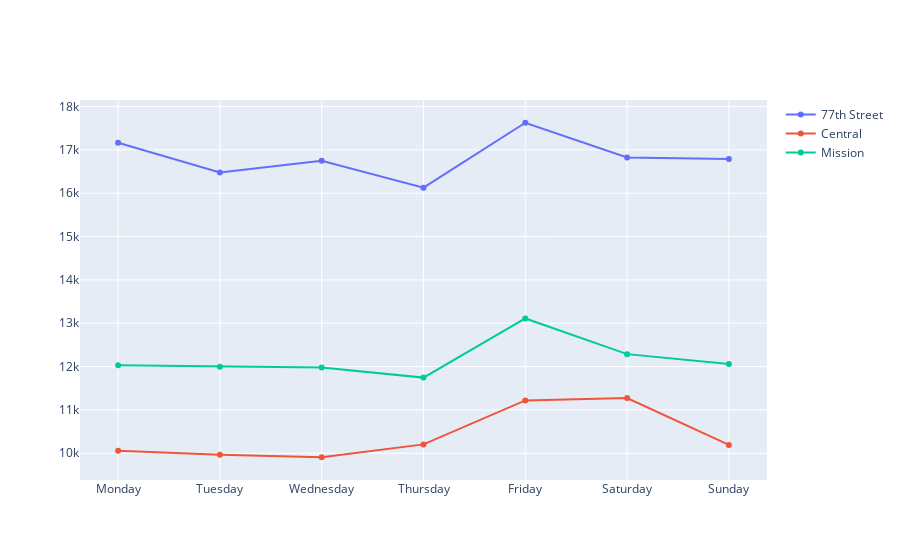

Notebook code for this chart:
### Code cell
#построить линейный график для трех любых районов

streets = ['77th Street','Central','Mission']
data_streets = []

for street in streets:
    trace0 = go.Scatter(
        x=df2.columns,y=df2.loc[street],name=street)
    data_streets.append(trace0)
    
fig = go.Figure(data = data_streets)
offline.iplot(fig, show_link=False)

### Figure 1 — Plotly figure (JSON) as saved in the notebook; plotly's stock layout.template omitted (floating-point values rounded to 4 significant figures)
{"data": [{"name": "77th Street", "type": "scatter", "x": ["Monday", "Tuesday", "Wednesday", "Thursday", "Friday", "Saturday", "Sunday"], "y": [17163, 16480, 16749, 16127, 17625, 16825, 16791]}, {"name": "Central", "type": "scatter", "x": ["Monday", "Tuesday", "Wednesday", "Thursday", "Friday", "Saturday", "Sunday"], "y": [10060, 9965, 9908, 10205, 11220, 11275, 10192]}, {"name": "Mission", "type": "scatter", "x": ["Monday", "Tuesday", "Wednesday", "Thursday", "Friday", "Saturday", "Sunday"], "y": [12031, 11998, 11976, 11745, 13110, 12287, 12060]}], "layout": {}}
